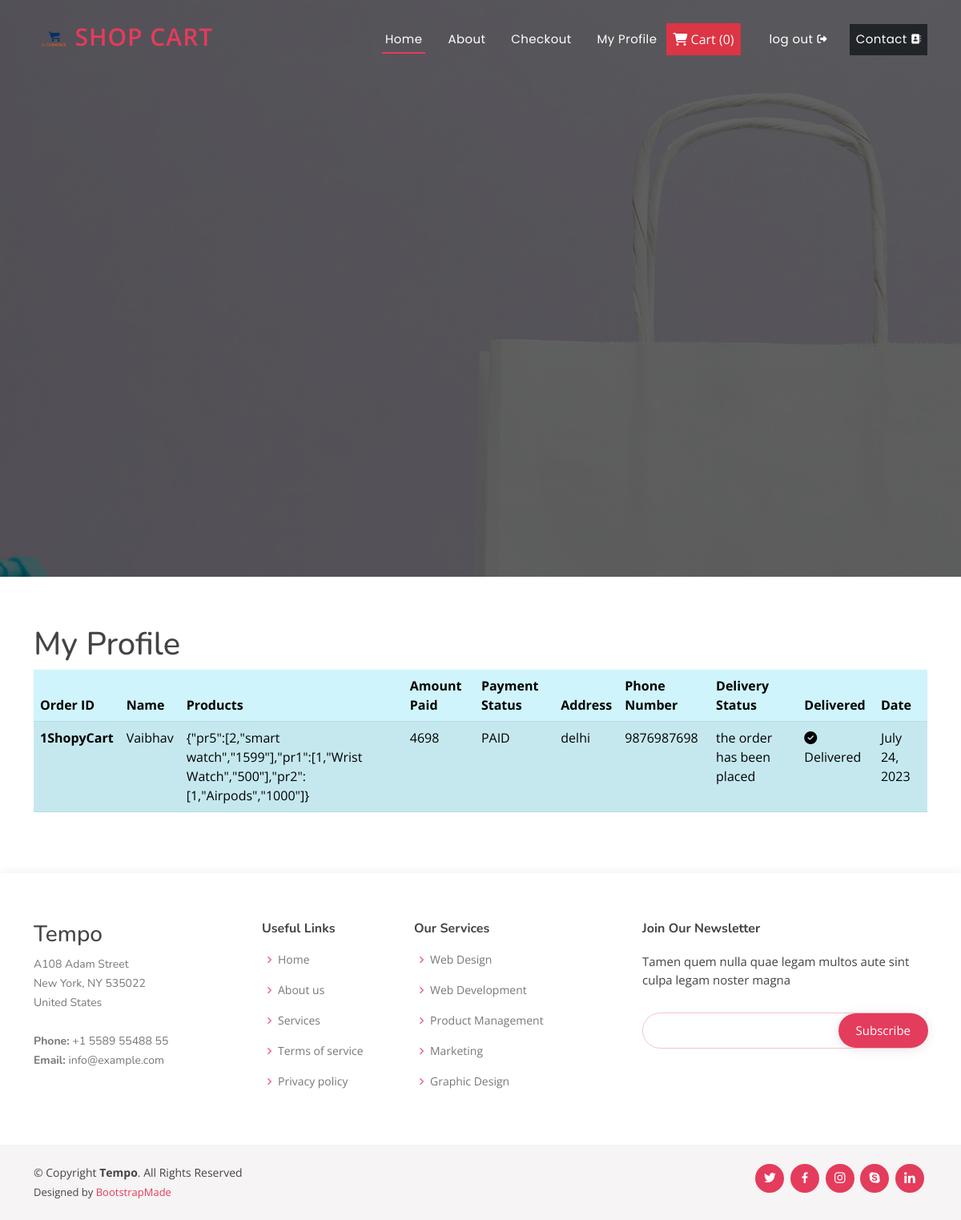
Screenshot of /profile (signed in) with the database file from the repository.
### ecommerceapp/models.py (models this page shows, shortened)
class Orders(models.Model):
    order_id = models.AutoField(primary_key=True)
    items_json =  models.CharField(max_length=5000)
    amount = models.IntegerField(default=0)
    name = models.CharField(max_length=90)
    email = models.CharField(max_length=90)
    address1 = models.CharField(max_length=200)
    address2 = models.CharField(max_length=200)
    city = models.CharField(max_length=100)
    state = models.CharField(max_length=100)
    zip_code = models.CharField(max_length=100)
    oid=models.CharField(max_length=150,blank=True)
    amountpaid=models.CharField(max_length=500,blank=True,null=True)
    paymentstatus=models.CharField(max_length=20,blank=True)
    phone = models.CharField(max_length=100,default="")

class OrderUpdate(models.Model):
    update_id = models.AutoField(primary_key=True)
    order_id = models.IntegerField(default="")
    update_desc = models.CharField(max_length=5000)
    delivered=models.BooleanField(default=False)
    timestamp = models.DateField(auto_now_add=True)

### ecommerceapp/views.py (the view)
# urls.py: path('profile',views.profile,name="profile"),
def profile(request):
    if not request.user.is_authenticated:
        messages.warning(request,"Login & Try Again")
        return redirect('/auth/login')
    currentuser=request.user.username
    items=Orders.objects.filter(email=currentuser)
    rid=""
    for i in items:
        print(i.oid)
        myid=i.oid
        rid=myid.replace("ShopyCart","")
        print(rid)
    status=OrderUpdate.objects.filter(order_id=int(rid))
    context ={"items":items}
    for j in status:
        print(j.update_desc)
    context ={"items":items,"status":status}
    return render(request,"profile.html",context)

### templates/profile.html (shortened to what this page needs)
{% extends "base.html" %}
{% block body %}
<section id="portfolio" class="portfolio">
    <div class="container">
<h1>My Profile</h1>
<table class="table table-info table-striped">
    <thead>
      <tr>
        <th scope="col">Order ID</th>
        <th scope="col">Name</th>
        <th scope="col">Products</th>
        <th scope="col">Amount Paid</th>
        <th scope="col">Payment Status</th>
        <th scope="col">Address</th>
        <th scope="col">Phone Number</th>
        <th scope="col">Delivery Status</th>
        <th scope="col">Delivered</th>
        <th scope="col">Date</th>
      </tr>
    </thead>
    <tbody>
        {% for i  in items %}
        <tr>
            <th scope="row">{{i.oid}} </th>
            <td> {{i.name}}</td>
            <td>{{i.items_json}} </td>
            <td>{{i.amount}} </td>
            <td> {{i.paymentstatus}}</td>
            <td> {{i.address1}}</td>
            <td> {{i.phone}}</td>
            {% for j in status  %}
            <td> {{j.update_desc}}</td>
            {% if j.delivered %}
            <td><i class="fa-solid fa-circle-check"></i> Delivered</td>
            {% else %}
            <td> <i class="fa-solid fa-truck"></i> Not Delivered</td>
            {% endif %}
            <td> {{j.timestamp}}</td>
            {% endfor %}
        {% endfor %}
    </tbody>
</table>
    </div>
</section>
{% endblock body %}

### static/css/style.css (style rules this page uses)
body { font-family: "Open Sans", sans-serif; color: #444444; }
h1, h2, h3, h4, h5, h6 { font-family: "Nunito", sans-serif; }
section { padding: 60px 0; overflow: hidden; }

### rows the page displays
Orders: oid "1ShopyCart", name "Vaibhav", items_json "{\"pr5\":[2,\"smart watch\",\"1599\"],\"pr1\":[1,\"Wrist Watch\",\"500\"],\"pr2\":[1,\"Airpods\",\"1000\"]}", amount "4698", paymentstatus "PAID", address1 "delhi", phone "9876987698"
OrderUpdate: update_desc "the order has been placed", delivered True (drawn), timestamp "July 24, 2023"
